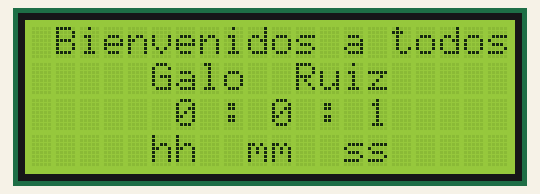
Recording of a sketch running on a simulated Arduino Uno, built with avr-gcc and run on an emulated ATmega328P. On the bench: 20×4 character LCD.

Above: at 1.1 s.
At 4.1 s:
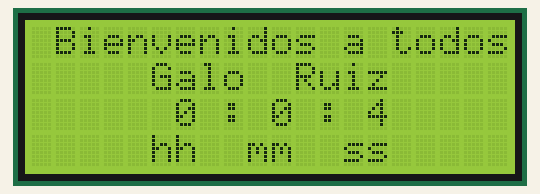
At 9.1 s:
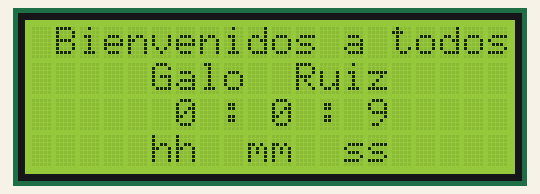
At 15.1 s:
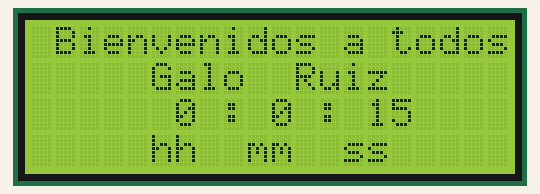
At 20.1 s:
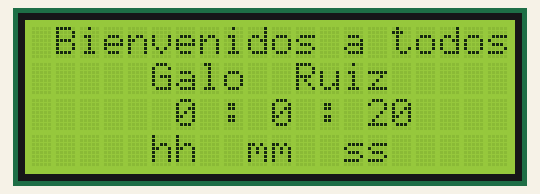
At 38.1 s:
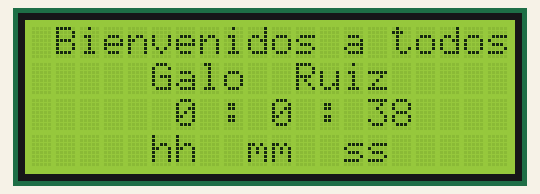

Measured:
- what the display in image 1 shows lasts 1.0 s, from 4.1 s to 5.1 s

The sketch:

Ruiz_Galo_DEBER_4.3_SE.ino
```cpp
/*
 * Deber 4.3
 * Descripcion: Realizar la modificación correspondiente en el código 18 que se utilizó en clase, trabajando con una LCD 20x4, en donde en la primera fila se observe un mensaje de bienvenida,
en la segunda línea se visualice su nombre y apellido, en la tercera línea se observe:
"Horas : minutos : segundos"; y en la última fila se visualice los valores asignados a las variables del timer2, centradas.
 * Nombre: Galo Ruiz
 */


#include <MsTimer2.h>  //libreria Timer
#include <LiquidCrystal.h> //libreria LCD
LiquidCrystal lcd(13,12,11,10,9,8); //objeto para la libreria LCD

int ss=0;   //variable de segundos
int mm=0;    //variable de minutos
int hh=0;      //variable de horas


void setup() {
lcd.begin(20,4); //inicia la lcd
MsTimer2::set(1000,reloj); //configura el timer 2 a 1 segundo
MsTimer2::start();
}

void loop() {


}
void reloj(){
  if(ss<60){
    ss++;
  }
  else{
    ss=0;
    if(mm<60){  //Condicion de minutos
      mm++;     //Incrementa la variable
    }else{
    mm=0;
    if(hh<24){    //Condicion de horas
      hh++;       //Incrementa la variable
    }else{
      hh=0;
    }
  }
}
lcd.clear(); //Borrar el anterior mensaje
lcd.setCursor(0,0); //ubicacion lcd
lcd.print(String(" Bienvenidos a todos "));//Mensaje de Bienvenida

lcd.setCursor(4,1); //ubicacion lcd
lcd.print(String(" Galo ")+String(" Ruiz ")); //Nombre y Apellido

lcd.setCursor(6,2); //ubicacion lcd
lcd.print(String(hh)+String(" : ")+String(mm)+String(" : ")+String(ss)); //Reloj digital

lcd.setCursor(4,3); //ubicacion lcd
lcd.print(String(" hh ")+String(" mm ")+String(" ss ")); //Variables del reloj

}
```
